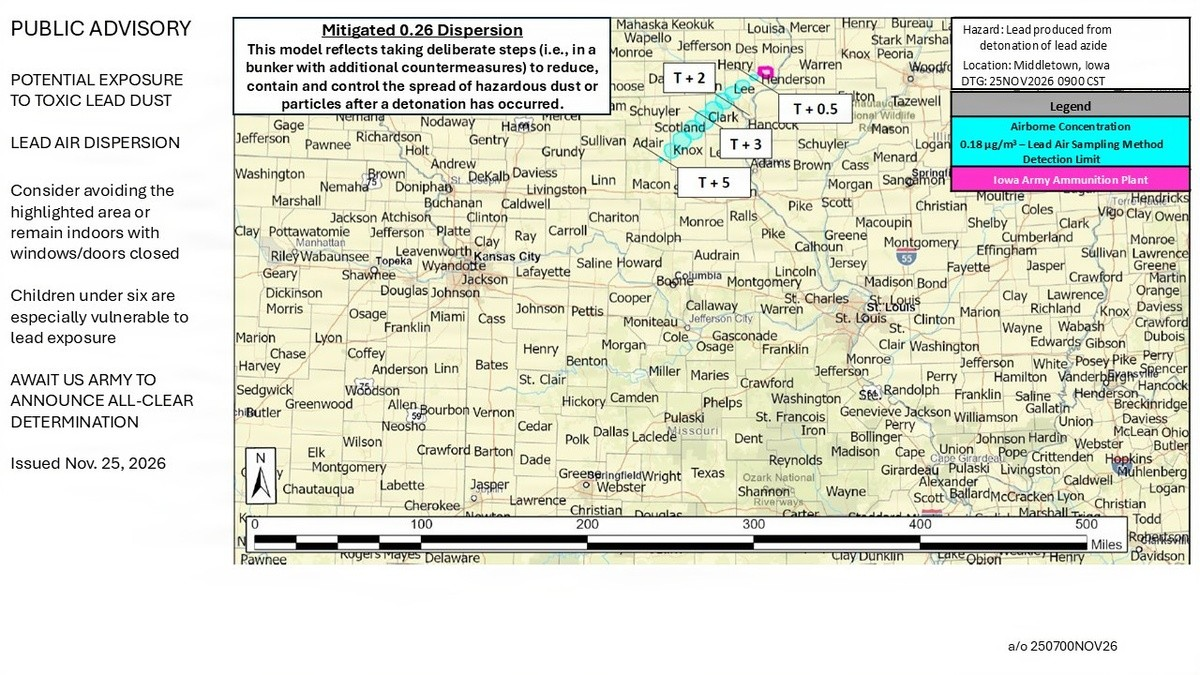
#> input picture scenarios/iowa-aap-lead-azide/army-final-maps/army_mitigated026_air_a-o_250700NOV26.jpg, 1200 x 675 px
$ python make_outlines.py army_mitigated026_air_a-o_250700NOV26.jpg
#> lines starting #> are read from the running program, lines starting #| are printed output that depends on the picture; after the words box and inside, x2 and y2 are one past the last pixel; in counts of white or black regions, pixels touching at a corner belong together
### scenarios/iowa-aap-lead-azide/postmortem/monitor-placement-brief/brief_lib.py
"""Shared pieces of the monitor-placement brief.

The modeled source, distances and bearings from it, the saved model fields, and the
Army's final ground map: how its shaded zones are picked out of the picture and where the
picture sits on the ground.
"""

from __future__ import annotations

import json
import math
from pathlib import Path

import numpy as np
from matplotlib.colors import rgb_to_hsv
from PIL import Image
from scipy.ndimage import binary_closing, binary_dilation, binary_fill_holes, label

DATA = Path(__file__).resolve().parent / "data"
KM_PER_DEG = 111.195
KM_PER_MI = 1.609344
ARMY_AIR = 0.18e-9  # kg/m³, the line on the Army's air map
UG = 1e9  # kg/m³ to µg/m³

# The release is modeled from the sources in data/source.json: two magazines, half of the
# lead each, given as offsets from the point the site used for the whole plant. LAT0, LON0
# is their share-weighted midpoint; every distance and bearing is measured from it.
_SRC = json.loads((DATA / "source.json").read_text())
#> (reads scenarios/iowa-aap-lead-azide/postmortem/monitor-placement-brief/data/source.json from the repository)
_NOMINAL_LAT, _NOMINAL_LON = _SRC["nominal_point"]["lat"], _SRC["nominal_point"]["lon"]
_KM_PER_DEG_LON = KM_PER_DEG * math.cos(math.radians(_NOMINAL_LAT))
_SOURCES = [(s["north_km"], s["east_km"], s["share"]) for s in _SRC["sources"]]
LAT0 = _NOMINAL_LAT + sum(n * w for n, _, w in _SOURCES) / KM_PER_DEG
LON0 = _NOMINAL_LON + sum(e * w for _, e, w in _SOURCES) / _KM_PER_DEG_LON

Grid = tuple[np.ndarray, np.ndarray, np.ndarray]  # lon, lat, field on (lat, lon)
RUNS = ("forecast", "analysis", "hysplit")

# The Army's final "Mitigated 0.26" ground map, a 1200 x 675 picture.
ARMY_GROUND_MAP = DATA / "army/army_mitigated026_ground_a-o_250700NOV26.jpg"
MAP_WINDOW = (slice(0, 560), slice(230, 950))  # the map itself, without legend and text
MIN_BLOB_PX = 15
PLUME_TIP = (761.5, 69.5)  # pixel where the plume comes out from under the plant marker
MARKER_HUE, MARKER_SAT = (285, 340), 0.35  # the magenta plant marker


# [5 lines left out: function source_coordinates, not called in this run]


def dist_brg(lat: float, lon: float) -> tuple[float, float]:
    """Return miles and bearing (degrees from north) from the modeled source, flat-Earth."""
    dy = (lat - LAT0) * KM_PER_DEG
    dx = (lon - LON0) * KM_PER_DEG * math.cos(math.radians(LAT0))
    return math.hypot(dx, dy) / KM_PER_MI, (math.degrees(math.atan2(dx, dy)) + 360) % 360


# [4 lines left out: function load_fields, not called in this run]


def _nearest_piece(mask: np.ndarray) -> np.ndarray:
    """Return the connected piece of a mask that starts nearest the plume tip.

    Drops other map features of the same color (rivers and lakes are blue).
    """
    lab, n = label(mask, structure=np.ones((3, 3)))
    best, best_d = mask, math.inf
    for k in range(1, n + 1):
        ys, xs = np.nonzero(lab == k)
        if len(xs) < MIN_BLOB_PX:
            continue
        d = float(np.hypot(xs - PLUME_TIP[0], ys - PLUME_TIP[1]).min())
        if d < best_d:
            best, best_d = lab == k, d
    return best


def army_zones() -> dict[str, np.ndarray]:
    """Return pixel masks of the Army map's ground zones and its plant marker.

    Along the plume the 100 µg/ft² wedge is blue (hue 195-270), turning purple (270-298)
    where it lies over the magenta marker; the 5 µg/ft² zone is green (92-135) and
    contains the 100 zone. The marker hides whatever the map shows under it.
    """
    rgb = np.asarray(Image.open(ARMY_GROUND_MAP).convert("RGB")).astype(float) / 255
    hsv = rgb_to_hsv(rgb)
    hue, sat = hsv[..., 0] * 360, hsv[..., 1]
    keep = np.zeros(hue.shape, dtype=bool)
    keep[MAP_WINDOW] = True
    green = (hue >= 92) & (hue <= 135) & (sat >= 0.26)
    blue = (hue >= 195) & (hue <= 270) & (sat >= 0.25)
    purple = (hue > 270) & (hue <= 298) & (sat >= 0.35)
    wedge = _nearest_piece(binary_closing((blue | purple) & keep, iterations=1))
    dep5 = _nearest_piece(binary_closing((green & keep) | wedge, iterations=1))
    magenta = (hue > MARKER_HUE[0]) & (hue < MARKER_HUE[1]) & (sat > MARKER_SAT)
    marker = binary_fill_holes(binary_dilation(magenta))
    return {"dep5": dep5, "dep100": wedge, "marker": marker}


def mercator(lat: np.ndarray | float) -> np.ndarray:
    """Return the Mercator ordinate of a latitude, in degrees."""
    return np.asarray(np.degrees(np.arcsinh(np.tan(np.radians(lat)))))


def army_placement() -> dict[str, float]:
    """Return where the Army's map sits on the ground (written by place_army_map.py)."""
    placed: dict[str, float] = json.loads((DATA / "army_georef.json").read_text())["ground"]
    return placed


# [5 lines left out: function to_pixel, not called in this run]

### scenarios/iowa-aap-lead-azide/army-final-maps/make_outlines.py
"""Trace the zones on the Army's final maps and save them as outlines for the site's maps.

Usage::

    python make_outlines.py            # trace, using the saved placement
    python make_outlines.py --place    # first place the air map again (needs the network)

The Army's final "Mitigated 0.26" maps (a/o 250700NOV26) are small pictures, about 0.6 mile
per pixel: an air map with the cloud's path shaded where lead in air would reach 0.18 µg/m³,
and a ground map with zones of 5 and 100 µg/ft². This script picks each shaded zone out of
its picture by color, closes the gaps left by the county names printed over it, and turns
its edge into lines of latitude and longitude, using where each picture sits on the ground
(fitted to its county lines by the brief's ``place_army_map.py``). The parts of an edge
under the Army's magenta plant marker are left out: the marker hides what is drawn there.

Writes ``outlines.json``, which ``make_map_picker.py`` hands to the maps
(``--reference-outlines``), and ``georef.json`` with ``--place``. The time lines the Army
labeled T+0.5 to T+5 hours are saved too, as the part of each that crosses the path.
"""

from __future__ import annotations

import json
import math
import sys
from pathlib import Path
from typing import Any

import numpy as np
from contourpy import contour_generator
from matplotlib.colors import rgb_to_hsv
from PIL import Image
from scipy.ndimage import (
    binary_closing,
    binary_dilation,
    binary_fill_holes,
    gaussian_filter,
    label,
)

HERE = Path(__file__).resolve().parent
BRIEF = HERE.parent / "postmortem" / "monitor-placement-brief"
sys.path.insert(0, str(BRIEF))

import brief_lib  # noqa: E402

AIR_MAP = HERE / "army_mitigated026_air_a-o_250700NOV26.jpg"
STAMP = "a/o 250700NOV26"
# What the map page shows with the outlines: the box's name and the legend's note.
NAME = "Army\u2019s final forecast"
NOTE = (
    "Traced and placed by this site from the U.S. Army\u2019s final forecast maps (26% of the "
    "lead airborne), to about 0.6 mile (1 km). The Army\u2019s plant marker hides about the "
    "first {miles} miles."
)
MIN_PIECE_PX = 15
MIN_LINE_POINTS = 4
HIDDEN_PX = 2  # how far around the plant marker an edge counts as hidden
# The lines labeled T+0.5 to T+5 hours on the air map: two points on each, in pixels, read
# from an enlarged, gridded crop of the picture.
TIME_LINES = {
    "0.5": ((740.5, 70.5), (779.0, 94.0)),
    "2": ((715.0, 93.0), (749.0, 116.0)),
    "3": ((688.5, 107.0), (720.0, 127.0)),
    "5": ((640.0, 147.0), (676.0, 167.0)),
}
# Where the Army posted the two maps (DVIDS, Nov. 25, 2026): "Deposition Map 2 at 8:00 AM
# (CST)" is the air map, "Deposition Map 1 as of 8:00 AM (CST)" the ground map.
LINKS = [
    {
        "text": "air map",
        "url": "https://www.dvidshub.net/image/10118629/deposition-map-2-800-am-cst",
    },
    {
        "text": "ground map",
        "url": "https://www.dvidshub.net/image/10118630/deposition-map-1-800-am-cst",
    },
]
Mask = np.ndarray
Line = list[list[float]]


def air_zone() -> dict[str, Mask]:
    """Return pixel masks of the air map's shaded path (cyan) and its plant marker."""
    rgb = np.asarray(Image.open(AIR_MAP).convert("RGB")).astype(float) / 255
    hsv = rgb_to_hsv(rgb)
    hue, sat, val = hsv[..., 0] * 360, hsv[..., 1], hsv[..., 2]
    keep = np.zeros(hue.shape, dtype=bool)
    keep[brief_lib.MAP_WINDOW] = True
    cyan = (hue >= 165) & (hue <= 195) & (sat >= 0.2) & (val > 0.6) & keep
    magenta = (hue > brief_lib.MARKER_HUE[0]) & (hue < brief_lib.MARKER_HUE[1])
    marker = binary_fill_holes(binary_dilation(magenta & (sat > brief_lib.MARKER_SAT) & keep))
    return {"air": cyan, "marker": marker}


def solid(mask: Mask, bridge: int) -> Mask:
    """Close the gaps county names and lines leave in a zone, and keep its largest piece."""
    grown = np.pad(mask, bridge)
    closed = binary_closing(grown, iterations=bridge)[bridge:-bridge, bridge:-bridge]
    lab, n = label(binary_fill_holes(closed))
    sizes = [(int((lab == k).sum()), k) for k in range(1, n + 1)]
    size, best = max(sizes)
    if size < MIN_PIECE_PX:
        raise SystemExit("no shaded zone found")
    return np.asarray(lab == best)


def to_ground(ref: dict[str, float], x: np.ndarray, y: np.ndarray) -> Line:
    """Return [latitude, longitude] for pixel positions, undoing ``brief_lib.to_pixel``."""
    lon = ref["ref_lon"] + (x - ref["x0"]) / ref["k"]
    merc = brief_lib.mercator(ref["ref_lat"]) - (y - ref["y0"]) / ref["k"]
    lat = np.degrees(np.arctan(np.sinh(np.radians(merc))))
    return [[round(float(a), 4), round(float(b), 4)] for a, b in zip(lat, lon, strict=True)]


def edges(zone: Mask, marker: Mask, ref: dict[str, float]) -> list[Line]:
    """Return a zone's edge as lines on the ground, without the parts the marker hides."""
    field = gaussian_filter(zone.astype(float), 0.7)
    hidden = binary_dilation(marker, iterations=HIDDEN_PX)
    out = []
    for line in contour_generator(z=field).lines(0.5):
        xi = np.clip(np.rint(line[:, 0]).astype(int), 0, zone.shape[1] - 1)
        yi = np.clip(np.rint(line[:, 1]).astype(int), 0, zone.shape[0] - 1)
        shown = ~hidden[yi, xi]
        if shown.all():
            runs = [line]
        else:  # start a closed edge at a hidden point, so it isn't cut in two at its seam
            closed = bool(np.allclose(line[0], line[-1]))
            start = int(np.argmin(shown)) if closed else 0
            order = np.roll(np.arange(len(line)), -start)
            runs, run = [], []
            for i in order:
                if shown[i]:
                    run.append(line[i])
                elif run:
                    runs.append(np.array(run))
                    run = []
            if run:
                runs.append(np.array(run))
        out += [to_ground(ref, r[:, 0], r[:, 1]) for r in runs if len(r) >= MIN_LINE_POINTS]
    return out


def time_marks(zone: Mask, ref: dict[str, float]) -> list[dict[str, Any]]:
    """Return the part of each labeled time line that crosses the shaded path."""
    out = []
    for hours, (p, q) in TIME_LINES.items():
        t = np.linspace(0, 1, 400)
        x, y = p[0] + (q[0] - p[0]) * t, p[1] + (q[1] - p[1]) * t
        inside = zone[np.rint(y).astype(int), np.rint(x).astype(int)]
        if not inside.any():
            continue
        i = np.nonzero(inside)[0]
        ends = np.array([i[0], i[-1]])
        out.append({"label": f"T+{hours} h", "line": to_ground(ref, x[ends], y[ends])})
    return out


def main(args: list[str]) -> None:
    """Trace both maps and write ``outlines.json``."""
    georef = HERE / "georef.json"
    if "--place" in args:
        import place_army_map  # noqa: PLC0415

        fitted = place_army_map.fit(AIR_MAP, place_army_map.boundaries())
        georef.write_text(json.dumps({"air": fitted}, indent=1) + "\n")
    air_ref = json.loads(georef.read_text())["air"]
    ground_ref = brief_lib.army_placement()
    air = air_zone()
    path = solid(air["air"], 4)
    ground = brief_lib.army_zones()
    px_mi = brief_lib.KM_PER_MI / (
        brief_lib.KM_PER_DEG * math.cos(math.radians(air_ref["ref_lat"])) / air_ref["k"]
    )
    dep5 = edges(solid(ground["dep5"], 4), ground["marker"], ground_ref)
    dep100 = edges(solid(ground["dep100"], 1), ground["marker"], ground_ref)
    # how far from the modeled source the nearest traced point is: what the marker hides
    starts = [
        min(brief_lib.dist_brg(la, lo)[0] for line in lines for la, lo in line)
        for lines in (edges(path, air["marker"], air_ref), dep5, dep100)
    ]
    hidden = round(sum(starts) / len(starts))
    out: dict[str, Any] = {
        "name": NAME,
        "note": NOTE.format(miles=hidden),
        "hiddenMiles": hidden,
        "links": LINKS,
        "stamp": STAMP,
        "pixelsPerMile": round(px_mi, 2),
        # "air" goes with the map's air views, "dep" with its deposition view
        "air": {
            "zones": [
                {
                    "label": "0.18 \u00b5g/m\u00b3 or more in air",
                    "lines": edges(path, air["marker"], air_ref),
                }
            ],
            "marks": time_marks(path, air_ref),
        },
        "dep": {
            "zones": [
                {"label": "5 \u00b5g/ft\u00b2 or more on the ground", "lines": dep5},
                {"label": "100 \u00b5g/ft\u00b2 or more on the ground", "lines": dep100},
            ],
        },
    }
    (HERE / "outlines.json").write_text(json.dumps(out, separators=(",", ":")) + "\n")
    for kind in ("air", "dep"):
        for z in out[kind]["zones"]:
            n = sum(len(line) for line in z["lines"])
            print(f"{kind} {z['label']}: {len(z['lines'])} line(s), {n} points")
    print("time marks:", [m["label"] for m in out["air"]["marks"]])


if __name__ == "__main__":
    main(sys.argv[1:])
#> (reads scenarios/iowa-aap-lead-azide/army-final-maps/georef.json from the repository)
#> (reads scenarios/iowa-aap-lead-azide/postmortem/monitor-placement-brief/data/army_georef.json from the repository)
#> in air_zone, `hue, sat, val = hsv[..., 0] * 360, hsv[..., 1], hsv[..., 2]`:
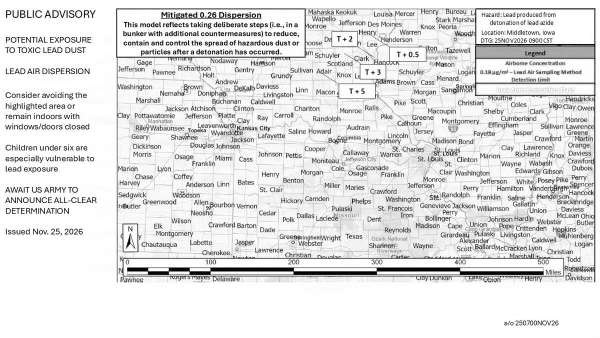
#> val: shape (675, 1200) float64 (shown at 1/2 size); min 0, max 1, mean 0.881
#> in air_zone, `cyan = (hue >= 165) & (hue <= 195) & (sat >= 0.2) & (val > 0.6) & keep`:
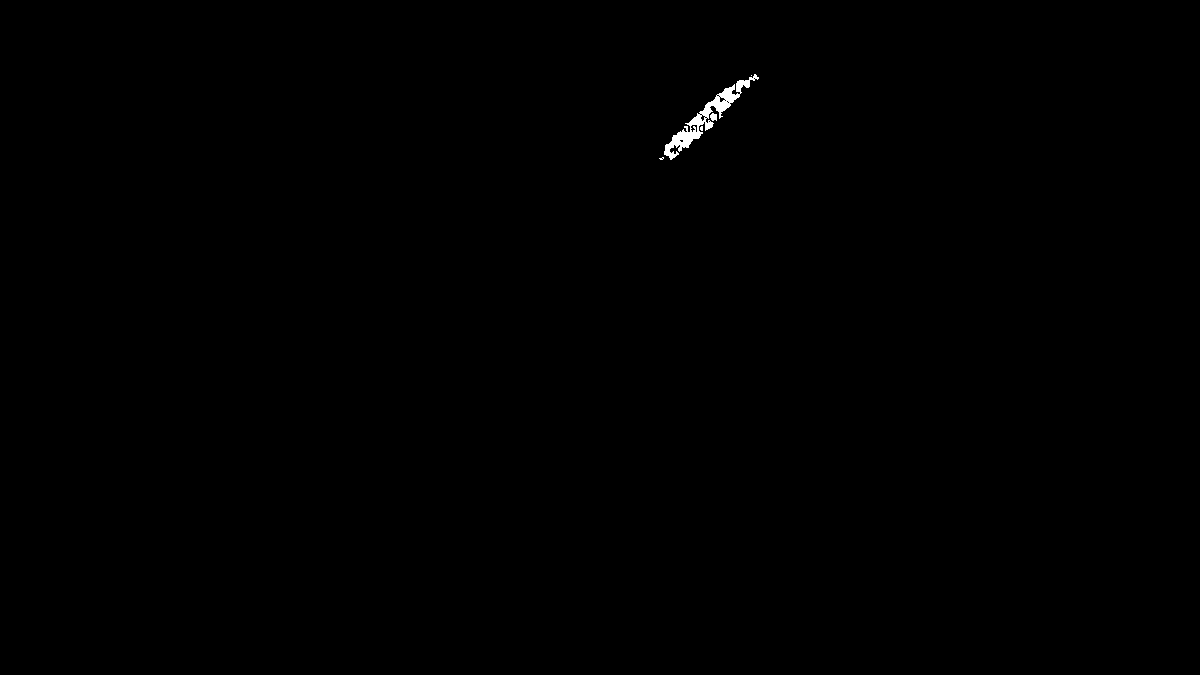
#> cyan: shape (675, 1200) bool; 0.18% white; 5 white regions (3 under 20 px), largest, box (x1, y1, x2, y2) and area: (664, 74, 759, 160) 1387, (710, 113, 717, 121) 44
#> in main, `air = air_zone()`: air = 2 items
#> in solid, `lab, n = label(binary_fill_holes(closed))`: n = 1
#> in solid, `sizes = [(int((lab == k).sum()), k) for k in range(1, n + 1)]`: sizes = [(1836, 1)]
#> in solid, `size, best = max(sizes)`: size = 1836; best = 1
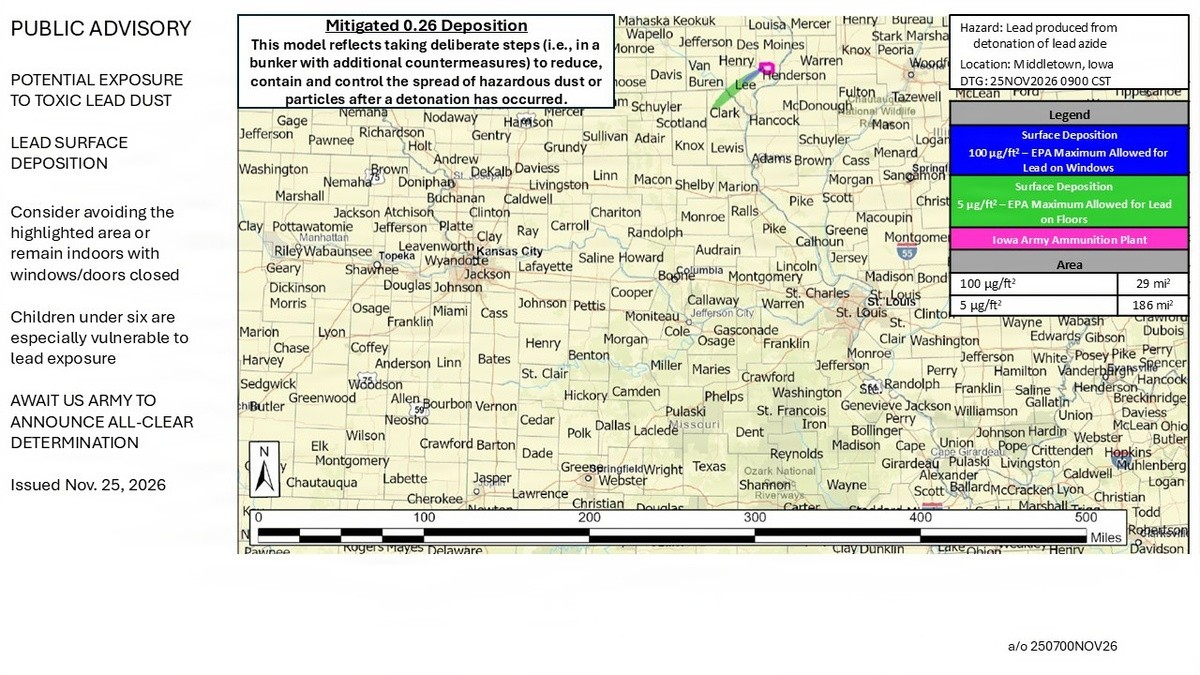
#> input picture scenarios/iowa-aap-lead-azide/postmortem/data/army/army_mitigated026_ground_a-o_250700NOV26.jpg, 1200 x 675 px, found by its file name
#> in army_zones, `hue, sat = hsv[..., 0] * 360, hsv[..., 1]`:
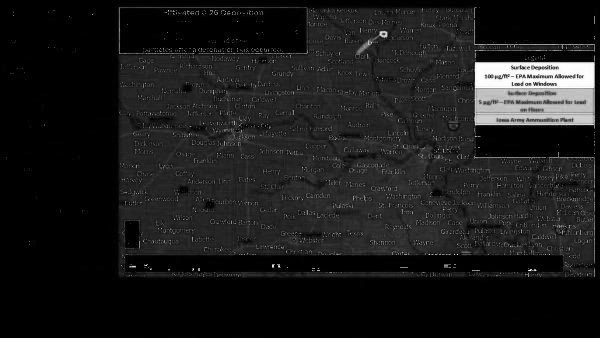
#> sat: shape (675, 1200) float64 (shown at 1/2 size); min 0, max 1, mean 0.103
#> in _nearest_piece, `lab, n = label(mask, structure=np.ones((3, 3)))`: n = 193
#> in _nearest_piece, `best, best_d = mask, math.inf`: best_d = inf
#> the loop in _nearest_piece, `for k in range(1, n + 1):` made 193 passes
#> (ys, d, best_d) on pass 26: ([25, 26, 26, 26, 26, 26, 26, 26, 27, 27, 27, 27, 28, 29, 29], 304.6, 304.6)
#> after the loop in _nearest_piece, `for k in range(1, n + 1):`: best_d = 0.707
#> the loop in _nearest_piece (call 2), `for k in range(1, n + 1):` made 160 passes
#> (d, best_d) on passes 2, 33, 39: (150.6, 150.6), (147.5, 147.5), (0.707, 0.707)
#> in main, `ground = brief_lib.army_zones()`: ground = 3 items
#> the loop in edges, `for line in contour_generator(z=field).lines(0.5):` made 1 pass
#> (closed, start) on pass 1: (True, 0)
#> in main, `dep5 = edges(solid(ground["dep5"], 4), ground["marker"], ground_ref)`: dep5 = 1 item
#> the loop in edges (call 2), `for line in contour_generator(z=field).lines(0.5):` made 1 pass
#> in edges (call 3), `hidden = binary_dilation(marker, iterations=HIDDEN_PX)`:
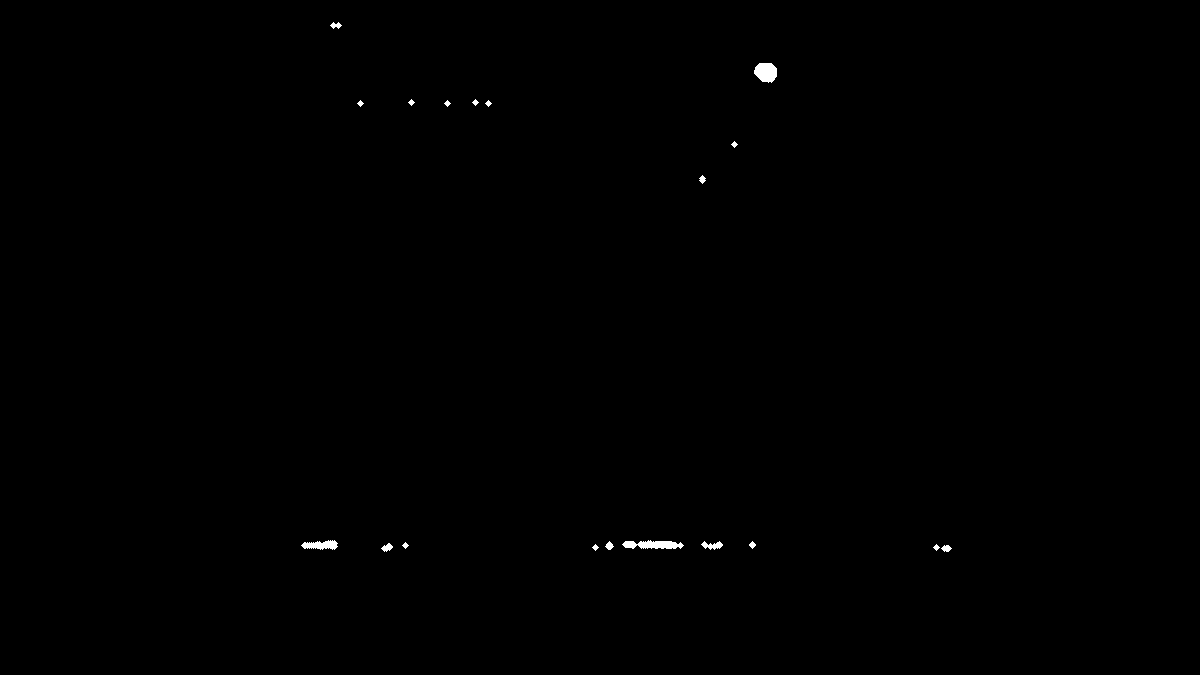
#> hidden: shape (675, 1200) bool; 0.2% white; 19 white regions, largest, box (x1, y1, x2, y2) and area: (622, 540, 684, 549) 392, (754, 63, 777, 83) 359, (301, 540, 338, 550) 246
#> the loop in edges (call 3), `for line in contour_generator(z=field).lines(0.5):` made 1 pass
#> (closed, start) on pass 1: (True, 2)
#> in dist_brg, `dy = (lat - LAT0) * KM_PER_DEG`: dy = -10.5
#> in main, `starts = [ min(brief_lib.dist_brg(la, lo)[0] for line in lines for la,..`: starts = [8.65, 7.97, 7.84]
#> in main, `hidden = round(sum(starts) / len(starts))`: hidden = 8
#> in time_marks, `out = []`: out = []
#> the loop in time_marks, `for hours, (p, q) in TIME_LINES.items():` made 4 passes
#> ends on passes 1 to 4: [94, 152], [18, 182], [110, 316], [210, 249]
#> after the loop in time_marks, `for hours, (p, q) in TIME_LINES.items():`: out = 4 items
#| time marks: ['T+0.5 h', 'T+2 h', 'T+3 h', 'T+5 h']
